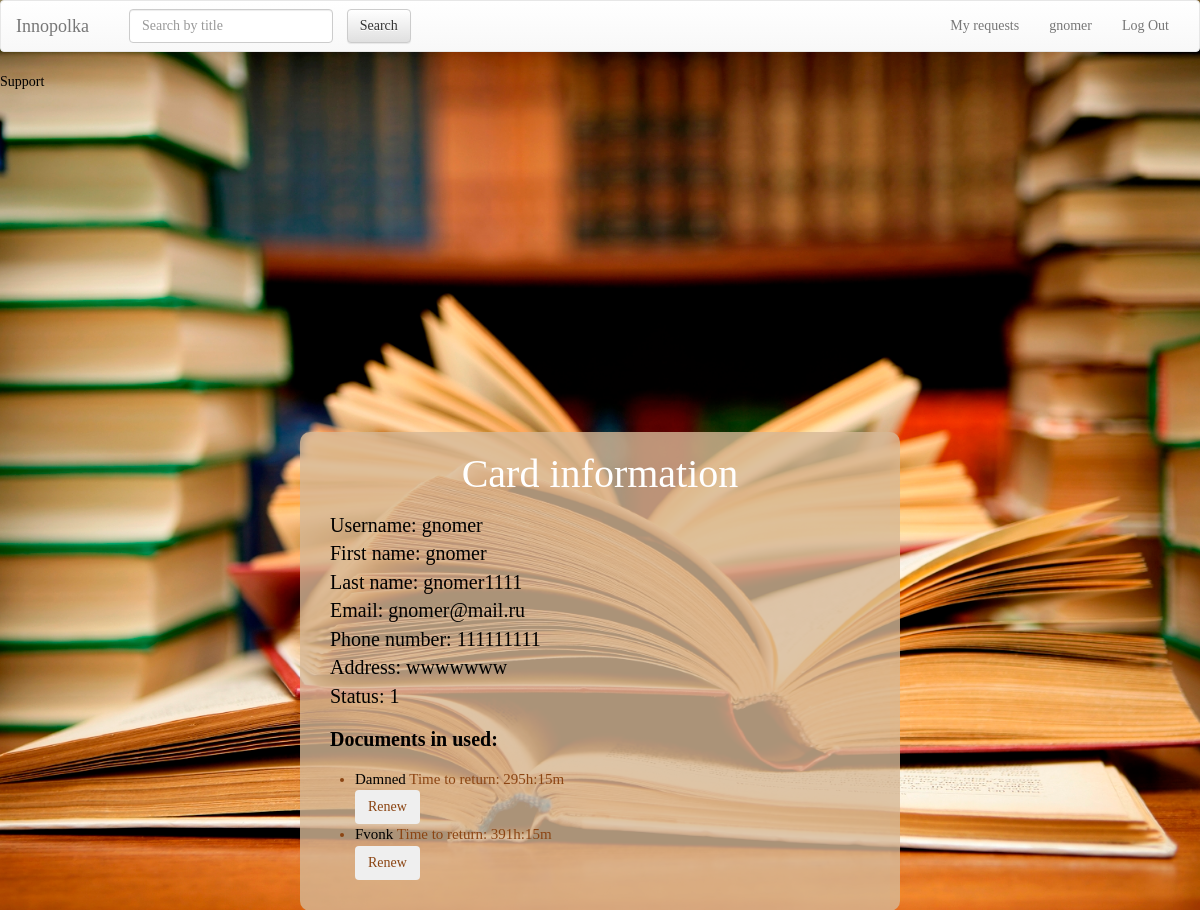
Page /user/ (signed in) on the earlier database version.
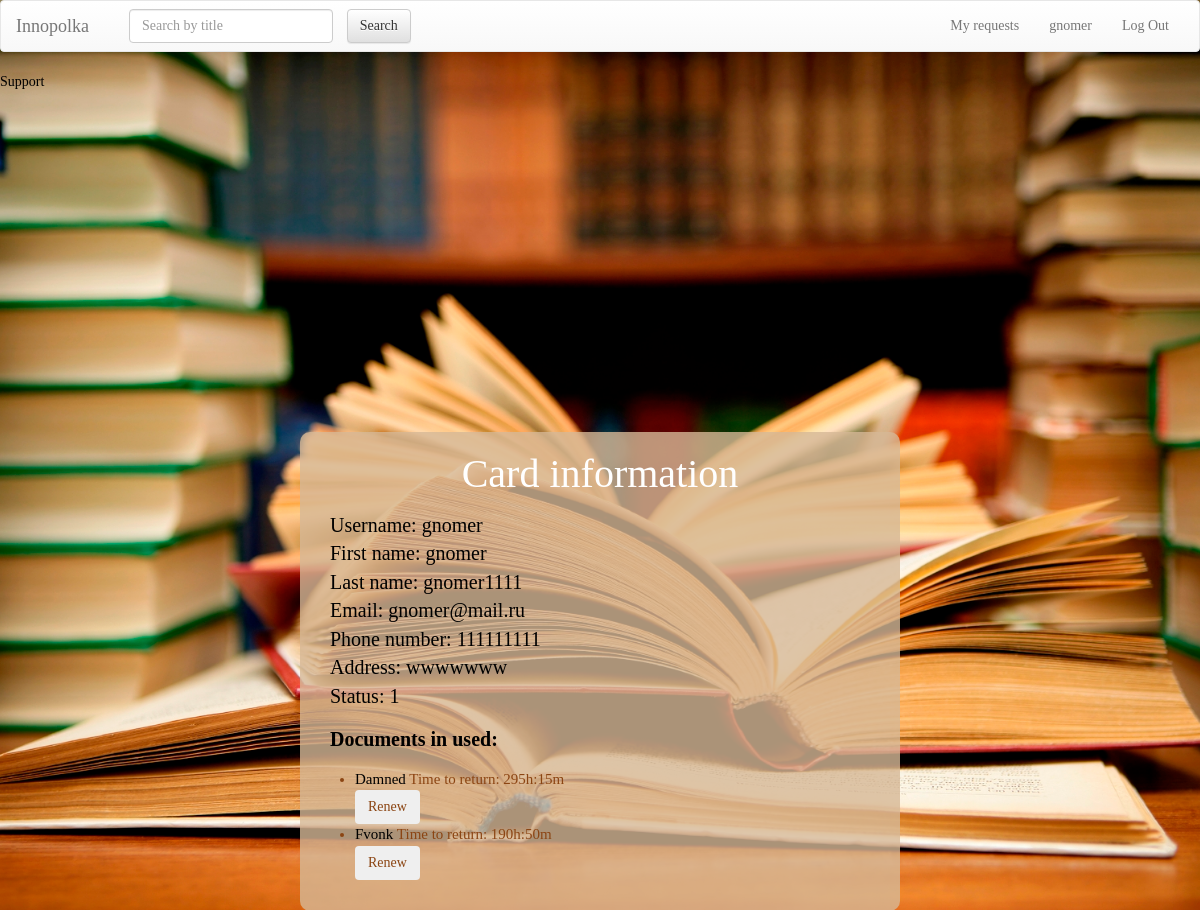
Same page on the later database version.
### UserCards/models.py (models this page shows, shortened)
class UserProfile(models.Model):
    user = models.OneToOneField(User, on_delete=models.CASCADE)
    phone_number = models.CharField(max_length=15, null=True, blank=True)
    address = models.CharField(max_length=250, null=True, blank=True)
    status = models.CharField(max_length=250, default='student')

### Documents/models.py (models this page shows, shortened)
class DocumentCopy(models.Model):
    doc = models.ForeignKey(Document, blank=True, default=None, on_delete=models.CASCADE) # link document which is checked out
    checked_up_by_whom = models.ForeignKey(User, blank=True, default=None, on_delete=models.CASCADE) # link to holder
    date = models.DateTimeField(default=str(datetime.datetime.today().strftime("%Y-%m-%d %H:%M")))
    returning_date = models.DateTimeField(default=str(datetime.datetime.today().strftime("%Y-%m-%d %H:%M")))
    time_left = models.CharField(null=True, max_length=250)
    fine_price = models.IntegerField(null=True)
    renewed = models.BooleanField(default=False)
    class Meta:
        verbose_name_plural = 'Document copies'
    def __str__(self):
        return self.doc.title

class Document(models.Model):
    title = models.CharField(max_length=250)
    price = models.IntegerField()
    keywords = models.CharField(max_length=250) # the list of keywords stored in string
    authors = models.CharField(max_length=250) # the list of authors in string format splitted by space
    cover = models.CharField(max_length=1000, default="https://lh3.googleusercontent.com/zqfUbCXdb1oGmsNEzNxTjQU5ZlS3x46nQoB83sFbRSlMnpDTZgdVCe_LvCx-rl7sOA=w300")
    copies = models.PositiveIntegerField(default=1)
    type = models.CharField(max_length=100, default='Document')
    is_bestseller = models.BooleanField(default=False)
    is_reference = models.BooleanField(default=False)
    level = models.PositiveIntegerField(default=1)
    room = models.PositiveIntegerField(default=1)

### Documents/librarian_view.py (the view)
    def inner(request, *args, **kwargs):
        if request.user.is_authenticated:
            return func(request, *args, **kwargs)
        return redirect('/')

### Documents/librarian_view.py (called while the page is built)
def need_logged_in(func):
    def inner(request, *args, **kwargs):
        if request.user.is_authenticated:
            return func(request, *args, **kwargs)
        return redirect('/')
    return inner

### UserCards/templates/UserCards/index.html (shortened to what this page needs)
{% extends 'Documents/base.html' %}
{% load staticfiles %}
{% block body  %}
<link rel="stylesheet" type="text/css" href="{% static 'UserCards/usercards_style.css' %}"/>
<div class="container">
    <h2>Card information</h2>
    <p>
        {% for field, value in fields %}
        {% if value|length <= 2000 %}
        {{ field }}: {{ value }}
        {% endif %}
        <br>
        {% endfor %}
    </p>
    <div>
        <p>
            <strong>Documents in used:</strong>
        </p>
        <div>
            <ul>
                {% for copy in copies %}
                <li>
                    <a href="/{{copy.doc.id}}">{{ copy }}</a>
                    {{ copy.time_left }}<br>
                    {% if user.is_staff %}
                    <a class="btn" href="/requests/return/?copy_id={{copy.id}}">Return document</a>
                    {% else %}
                    <button class="btn" onclick="
                       var response = httpGet('/requests/renew/?copy_id={{copy.id}}').toString();
                       alert(response);
                       if (response.substr(0, 3) === 'You') // when response starts with YOU then returning date updated
                           window.location.reload(false);
">Renew</button><br>
                    {% endif %}
                </li>
                {% endfor %}
            </ul>
        </div>
        <br>
    </div>
    {% endblock %}

### Documents/templates/Documents/base.html (shortened to what this page needs)
<!DOCTYPE html>
<html lang="en">
<head>
    {% load staticfiles %}
    <link rel="stylesheet" href="//maxcdn.bootstrapcdn.com/bootstrap/3.2.0/css/bootstrap.min.css">
    <link rel="stylesheet" href="//maxcdn.bootstrapcdn.com/bootstrap/3.2.0/css/bootstrap-theme.min.css">
    <link rel="stylesheet" type="text/css" href="{% static 'Documents/style.css' %}"/>
</head>
<body>
<nav class="navbar navbar-default">
    <div class="container-fluid">
        <div class="navbar-header">
            <a class="navbar-brand" href="/">Innopolka</a>
        </div>
        <div class="collapse navbar-collapse" id="bs-example-navbar-collapse-1">
            <form class="navbar-form navbar-left" action="/">
                <div class="form-group">
                    <input type="text" class="form-control" name="q" placeholder="Search by title" {% if q %} value="{{q}}" {% endif %}>
                </div>
                <input type="submit" class="btn btn-default" value="Search">
            </form>
            <ul class="nav navbar-nav navbar-right">
                {% if user.is_anonymous %}
                <li><a href="/user/login">Log In</a></li>
                {% elif user.is_authenticated %}
                {% if not user.is_staff %}
                <li><a href="/requests/">My requests</a></li>
                {% endif %}
                <li><a href="/user/">{{user.username}}</a></li>
                <li><a href="/user/logout">Log Out</a></li>
                {% endif %}
            </ul>
        </div>
    </div>
</nav>
<a href="mailto:b.meyer@innopolis.ru?subject=ITP project BS1-7&body=Dear Bertrand Meyer, ">Support</a>​
{% block body %}{% endblock %}
</body>
</html>

### Documents/static/Documents/style.css (style rules this page uses)
body { font-family: Futura; color: white; background: url("../../static/Documents/background.jpg") no-repeat fixed center center; background-size: cover; }

### UserCards/static/UserCards/usercards_style.css (style rules this page uses)
body { background-color: #0a0a1f; font-family: Futura; color: white; }

### Documents/templates/Documents/base.html (style rules this page uses)
.container { background-color: rgba(214, 184, 150, 0.8); color: saddlebrown; font-size: 15px; margin:0 auto; overflow:visible; position:absolute; left: 38%; top: 25%; width: 24%; border-radius: 10px; }
form { padding: 5px; color: black; font-size: 15px; margin: 5px; }
input { background-color: floralwhite; border: 2px solid saddlebrown; border-radius: 5px; margin: 0 0 0 10px; left: 50%; }
h2 { color: black; font-size: 40px; text-align: center; }

### UserCards/templates/UserCards/index.html (style rules this page uses)
.container { background-color: rgba(214, 184, 150, 0.8); color: saddlebrown; font-size: 15px; overflow: visible; position: absolute; width: 50%; border: 0; border-radius: 10px; margin-left: -13%; margin-top: 17%; }
h2 { color: white; font-size: 40px; text-align: center; }
form { padding: 5px; color: black; font-size: 15px; margin: 5px; }
input { background-color: floralwhite; border: 2px solid saddlebrown; border-radius: 5px; margin: 0 0 0 10px; left: 50%; }
p { color: black; margin: 15px; font-size: 20px; }
a { color: black; }

Differences in the rows shown:
changed DocumentCopy "Fvonk": time_left "Time to return: 391h:15m" → "Time to return: 190h:50m"
